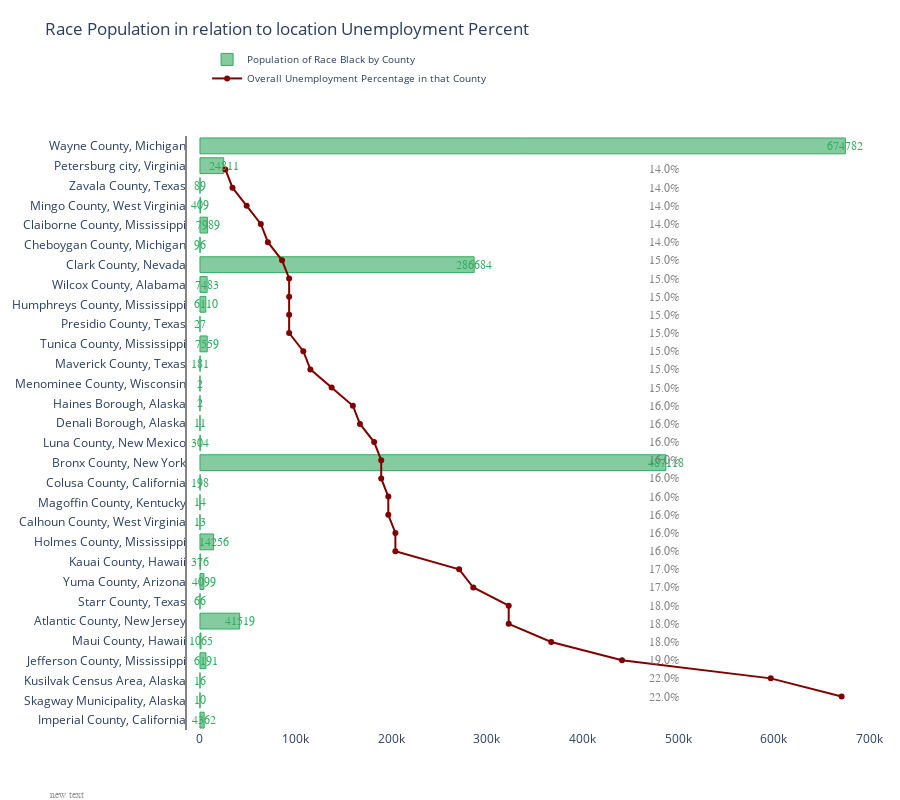

This figure's notebook cell:
### Code cell
# Creating two subplots
fig_black = make_subplots(rows=1, cols=2, specs=[[{}, {}]], shared_xaxes=True,
                    shared_yaxes=False, vertical_spacing=0.001)

fig_black.append_trace(go.Bar(
    x=y_data_black,
    y=x,
    marker=dict(
        color='rgba(50, 171, 96, 0.6)',
        line=dict(
            color='rgba(50, 171, 96, 1.0)',
            width=1),
    ),
    name='Population of Race Black by County',
    orientation='h',
), 1, 1)

fig_black.append_trace(go.Scatter(
    x=y_unemployed_pct, y=x,
    mode='lines+markers',
    line_color='rgb(128, 0, 0)',
    name='Overall Unemployment Percentage in that County',
), 1, 2)

fig_black.update_layout(
    title='Race Population in relation to location Unemployment Percent',
    yaxis=dict(
        showgrid=False,
        showline=False,
        showticklabels=True,
        domain=[0, .9],
    ),
    yaxis2=dict(
        showgrid=False,
        showline=True,
        showticklabels=False,
        linecolor='rgba(102, 102, 102, 0.8)',
        linewidth=2,
        domain=[0, .9],
    ),
    xaxis=dict(
        zeroline=False,
        showline=False,
        showticklabels=True,
        showgrid=True,
        domain=[0, 1],
    ),
    xaxis2=dict(
        zeroline=False,
        showline=False,
        showticklabels=True,
        showgrid=True,
        domain=[0, 1],
        side='top',
        dtick=10000,
    ),
    legend=dict(x=0.029, y=1.038, font_size=10),
    margin=dict(l=100, r=20, t=70, b=70),
    paper_bgcolor='rgba(255,255,255, 0)',
    plot_bgcolor='rgba(255,255,255, 0)',
    height=800
)

annotations = []

y_s = np.round(y_data_black, decimals=2)
y_nw = np.rint(y_unemployed_pct)

# Adding labels
for ydn, yd, xd in zip(y_nw, y_s, x):
    # labeling the scatter pct
    annotations.append(dict(xref='x2', yref='y2',
                            y=xd, x=20,
                            text='{:,}'.format(ydn) + '%',
                            font=dict(family='Arial', size=12,
                                      color='rgba(102, 102, 102, 0.8)'),
                            showarrow=False))
    # labeling the bar net worth
    annotations.append(dict(xref='x1', yref='y1',
                            y=xd, x=yd,
                            text=str(yd),
                            font=dict(family='Arial', size=12,
                                      color='rgb(50, 171, 96)'),
                            showarrow=False))
# Source
annotations.append(dict(xref='paper', yref='paper',
                        x=-0.2, y=-0.109,
                        font=dict(family='Arial', size=10, color='rgb(150,150,150)'),
                        showarrow=False))

fig_black.update_layout(annotations=annotations)

fig_black.show()

### Figure 1 — Plotly figure (JSON) as saved in the notebook; plotly's stock layout.template omitted (floating-point values rounded to 4 significant figures)
{"data": [{"marker": {"color": "rgba(50, 171, 96, 0.6)", "line": {"color": "rgba(50, 171, 96, 1.0)", "width": 1}}, "name": "Population of Race Black by County", "orientation": "h", "type": "bar", "x": [4362, 10, 16, 6191, 1065, 41519, 66, 4099, 376, 14256, 13, 14, 198, 487118, 304, 11, 2, 2, 181, 7559, 27, 6110, 7483, 286684, 96, 7989, 409, 89, 24811, 674782], "xaxis": "x", "y": ["Imperial County, California", "Skagway Municipality, Alaska", "Kusilvak Census Area, Alaska", "Jefferson County, Mississippi", "Maui County, Hawaii", "Atlantic County, New Jersey", "Starr County, Texas", "Yuma County, Arizona", "Kauai County, Hawaii", "Holmes County, Mississippi", "Calhoun County, West Virginia", "Magoffin County, Kentucky", "Colusa County, California", "Bronx County, New York", "Luna County, New Mexico", "Denali Borough, Alaska", "Haines Borough, Alaska", "Menominee County, Wisconsin", "Maverick County, Texas", "Tunica County, Mississippi", "Presidio County, Texas", "Humphreys County, Mississippi", "Wilcox County, Alabama", "Clark County, Nevada", "Cheboygan County, Michigan", "Claiborne County, Mississippi", "Mingo County, West Virginia", "Zavala County, Texas", "Petersburg city, Virginia", "Wayne County, Michigan"], "yaxis": "y"}, {"line": {"color": "rgb(128, 0, 0)"}, "mode": "lines+markers", "name": "Overall Unemployment Percentage in that County", "type": "scatter", "x": [22.5, 21.5, 19.4, 18.4, 17.8, 17.8, 17.3, 17.1, 16.2, 16.2, 16.1, 16.1, 16, 16, 15.9, 15.7, 15.6, 15.3, 15, 14.9, 14.7, 14.7, 14.7, 14.7, 14.6, 14.4, 14.3, 14.1, 13.9, 13.8], "xaxis": "x2", "y": ["Imperial County, California", "Skagway Municipality, Alaska", "Kusilvak Census Area, Alaska", "Jefferson County, Mississippi", "Maui County, Hawaii", "Atlantic County, New Jersey", "Starr County, Texas", "Yuma County, Arizona", "Kauai County, Hawaii", "Holmes County, Mississippi", "Calhoun County, West Virginia", "Magoffin County, Kentucky", "Colusa County, California", "Bronx County, New York", "Luna County, New Mexico", "Denali Borough, Alaska", "Haines Borough, Alaska", "Menominee County, Wisconsin", "Maverick County, Texas", "Tunica County, Mississippi", "Presidio County, Texas", "Humphreys County, Mississippi", "Wilcox County, Alabama", "Clark County, Nevada", "Cheboygan County, Michigan", "Claiborne County, Mississippi", "Mingo County, West Virginia", "Zavala County, Texas", "Petersburg city, Virginia", "Wayne County, Michigan"], "yaxis": "y2"}], "layout": {"annotations": [{"font": {"color": "rgba(102, 102, 102, 0.8)", "family": "Arial", "size": 12}, "showarrow": false, "text": "22.0%", "x": 20, "xref": "x2", "y": "Imperial County, California", "yref": "y2"}, {"font": {"color": "rgb(50, 171, 96)", "family": "Arial", "size": 12}, "showarrow": false, "text": "4362", "x": 4362, "xref": "x", "y": "Imperial County, California", "yref": "y"}, {"font": {"color": "rgba(102, 102, 102, 0.8)", "family": "Arial", "size": 12}, "showarrow": false, "text": "22.0%", "x": 20, "xref": "x2", "y": "Skagway Municipality, Alaska", "yref": "y2"}, {"font": {"color": "rgb(50, 171, 96)", "family": "Arial", "size": 12}, "showarrow": false, "text": "10", "x": 10, "xref": "x", "y": "Skagway Municipality, Alaska", "yref": "y"}, {"font": {"color": "rgba(102, 102, 102, 0.8)", "family": "Arial", "size": 12}, "showarrow": false, "text": "19.0%", "x": 20, "xref": "x2", "y": "Kusilvak Census Area, Alaska", "yref": "y2"}, {"font": {"color": "rgb(50, 171, 96)", "family": "Arial", "size": 12}, "showarrow": false, "text": "16", "x": 16, "xref": "x", "y": "Kusilvak Census Area, Alaska", "yref": "y"}, {"font": {"color": "rgba(102, 102, 102, 0.8)", "family": "Arial", "size": 12}, "showarrow": false, "text": "18.0%", "x": 20, "xref": "x2", "y": "Jefferson County, Mississippi", "yref": "y2"}, {"font": {"color": "rgb(50, 171, 96)", "family": "Arial", "size": 12}, "showarrow": false, "text": "6191", "x": 6191, "xref": "x", "y": "Jefferson County, Mississippi", "yref": "y"}, {"font": {"color": "rgba(102, 102, 102, 0.8)", "family": "Arial", "size": 12}, "showarrow": false, "text": "18.0%", "x": 20, "xref": "x2", "y": "Maui County, Hawaii", "yref": "y2"}, {"font": {"color": "rgb(50, 171, 96)", "family": "Arial", "size": 12}, "showarrow": false, "text": "1065", "x": 1065, "xref": "x", "y": "Maui County, Hawaii", "yref": "y"}, {"font": {"color": "rgba(102, 102, 102, 0.8)", "family": "Arial", "size": 12}, "showarrow": false, "text": "18.0%", "x": 20, "xref": "x2", "y": "Atlantic County, New Jersey", "yref": "y2"}, {"font": {"color": "rgb(50, 171, 96)", "family": "Arial", "size": 12}, "showarrow": false, "text": "41519", "x": 41519, "xref": "x", "y": "Atlantic County, New Jersey", "yref": "y"}, {"font": {"color": "rgba(102, 102, 102, 0.8)", "family": "Arial", "size": 12}, "showarrow": false, "text": "17.0%", "x": 20, "xref": "x2", "y": "Starr County, Texas", "yref": "y2"}, {"font": {"color": "rgb(50, 171, 96)", "family": "Arial", "size": 12}, "showarrow": false, "text": "66", "x": 66, "xref": "x", "y": "Starr County, Texas", "yref": "y"}, {"font": {"color": "rgba(102, 102, 102, 0.8)", "family": "Arial", "size": 12}, "showarrow": false, "text": "17.0%", "x": 20, "xref": "x2", "y": "Yuma County, Arizona", "yref": "y2"}, {"font": {"color": "rgb(50, 171, 96)", "family": "Arial", "size": 12}, "showarrow": false, "text": "4099", "x": 4099, "xref": "x", "y": "Yuma County, Arizona", "yref": "y"}, {"font": {"color": "rgba(102, 102, 102, 0.8)", "family": "Arial", "size": 12}, "showarrow": false, "text": "16.0%", "x": 20, "xref": "x2", "y": "Kauai County, Hawaii", "yref": "y2"}, {"font": {"color": "rgb(50, 171, 96)", "family": "Arial", "size": 12}, "showarrow": false, "text": "376", "x": 376, "xref": "x", "y": "Kauai County, Hawaii", "yref": "y"}, {"font": {"color": "rgba(102, 102, 102, 0.8)", "family": "Arial", "size": 12}, "showarrow": false, "text": "16.0%", "x": 20, "xref": "x2", "y": "Holmes County, Mississippi", "yref": "y2"}, {"font": {"color": "rgb(50, 171, 96)", "family": "Arial", "size": 12}, "showarrow": false, "text": "14256", "x": 14256, "xref": "x", "y": "Holmes County, Mississippi", "yref": "y"}, {"font": {"color": "rgba(102, 102, 102, 0.8)", "family": "Arial", "size": 12}, "showarrow": false, "text": "16.0%", "x": 20, "xref": "x2", "y": "Calhoun County, West Virginia", "yref": "y2"}, {"font": {"color": "rgb(50, 171, 96)", "family": "Arial", "size": 12}, "showarrow": false, "text": "13", "x": 13, "xref": "x", "y": "Calhoun County, West Virginia", "yref": "y"}, {"font": {"color": "rgba(102, 102, 102, 0.8)", "family": "Arial", "size": 12}, "showarrow": false, "text": "16.0%", "x": 20, "xref": "x2", "y": "Magoffin County, Kentucky", "yref": "y2"}, {"font": {"color": "rgb(50, 171, 96)", "family": "Arial", "size": 12}, "showarrow": false, "text": "14", "x": 14, "xref": "x", "y": "Magoffin County, Kentucky", "yref": "y"}, {"font": {"color": "rgba(102, 102, 102, 0.8)", "family": "Arial", "size": 12}, "showarrow": false, "text": "16.0%", "x": 20, "xref": "x2", "y": "Colusa County, California", "yref": "y2"}, {"font": {"color": "rgb(50, 171, 96)", "family": "Arial", "size": 12}, "showarrow": false, "text": "198", "x": 198, "xref": "x", "y": "Colusa County, California", "yref": "y"}, {"font": {"color": "rgba(102, 102, 102, 0.8)", "family": "Arial", "size": 12}, "showarrow": false, "text": "16.0%", "x": 20, "xref": "x2", "y": "Bronx County, New York", "yref": "y2"}, {"font": {"color": "rgb(50, 171, 96)", "family": "Arial", "size": 12}, "showarrow": false, "text": "487118", "x": 487118, "xref": "x", "y": "Bronx County, New York", "yref": "y"}, {"font": {"color": "rgba(102, 102, 102, 0.8)", "family": "Arial", "size": 12}, "showarrow": false, "text": "16.0%", "x": 20, "xref": "x2", "y": "Luna County, New Mexico", "yref": "y2"}, {"font": {"color": "rgb(50, 171, 96)", "family": "Arial", "size": 12}, "showarrow": false, "text": "304", "x": 304, "xref": "x", "y": "Luna County, New Mexico", "yref": "y"}, {"font": {"color": "rgba(102, 102, 102, 0.8)", "family": "Arial", "size": 12}, "showarrow": false, "text": "16.0%", "x": 20, "xref": "x2", "y": "Denali Borough, Alaska", "yref": "y2"}, {"font": {"color": "rgb(50, 171, 96)", "family": "Arial", "size": 12}, "showarrow": false, "text": "11", "x": 11, "xref": "x", "y": "Denali Borough, Alaska", "yref": "y"}, {"font": {"color": "rgba(102, 102, 102, 0.8)", "family": "Arial", "size": 12}, "showarrow": false, "text": "16.0%", "x": 20, "xref": "x2", "y": "Haines Borough, Alaska", "yref": "y2"}, {"font": {"color": "rgb(50, 171, 96)", "family": "Arial", "size": 12}, "showarrow": false, "text": "2", "x": 2, "xref": "x", "y": "Haines Borough, Alaska", "yref": "y"}, {"font": {"color": "rgba(102, 102, 102, 0.8)", "family": "Arial", "size": 12}, "showarrow": false, "text": "15.0%", "x": 20, "xref": "x2", "y": "Menominee County, Wisconsin", "yref": "y2"}, {"font": {"color": "rgb(50, 171, 96)", "family": "Arial", "size": 12}, "showarrow": false, "text": "2", "x": 2, "xref": "x", "y": "Menominee County, Wisconsin", "yref": "y"}, {"font": {"color": "rgba(102, 102, 102, 0.8)", "family": "Arial", "size": 12}, "showarrow": false, "text": "15.0%", "x": 20, "xref": "x2", "y": "Maverick County, Texas", "yref": "y2"}, {"font": {"color": "rgb(50, 171, 96)", "family": "Arial", "size": 12}, "showarrow": false, "text": "181", "x": 181, "xref": "x", "y": "Maverick County, Texas", "yref": "y"}, {"font": {"color": "rgba(102, 102, 102, 0.8)", "family": "Arial", "size": 12}, "showarrow": false, "text": "15.0%", "x": 20, "xref": "x2", "y": "Tunica County, Mississippi", "yref": "y2"}, {"font": {"color": "rgb(50, 171, 96)", "family": "Arial", "size": 12}, "showarrow": false, "text": "7559", "x": 7559, "xref": "x", "y": "Tunica County, Mississippi", "yref": "y"}, {"font": {"color": "rgba(102, 102, 102, 0.8)", "family": "Arial", "size": 12}, "showarrow": false, "text": "15.0%", "x": 20, "xref": "x2", "y": "Presidio County, Texas", "yref": "y2"}, {"font": {"color": "rgb(50, 171, 96)", "family": "Arial", "size": 12}, "showarrow": false, "text": "27", "x": 27, "xref": "x", "y": "Presidio County, Texas", "yref": "y"}, {"font": {"color": "rgba(102, 102, 102, 0.8)", "family": "Arial", "size": 12}, "showarrow": false, "text": "15.0%", "x": 20, "xref": "x2", "y": "Humphreys County, Mississippi", "yref": "y2"}, {"font": {"color": "rgb(50, 171, 96)", "family": "Arial", "size": 12}, "showarrow": false, "text": "6110", "x": 6110, "xref": "x", "y": "Humphreys County, Mississippi", "yref": "y"}, {"font": {"color": "rgba(102, 102, 102, 0.8)", "family": "Arial", "size": 12}, "showarrow": false, "text": "15.0%", "x": 20, "xref": "x2", "y": "Wilcox County, Alabama", "yref": "y2"}, {"font": {"color": "rgb(50, 171, 96)", "family": "Arial", "size": 12}, "showarrow": false, "text": "7483", "x": 7483, "xref": "x", "y": "Wilcox County, Alabama", "yref": "y"}, {"font": {"color": "rgba(102, 102, 102, 0.8)", "family": "Arial", "size": 12}, "showarrow": false, "text": "15.0%", "x": 20, "xref": "x2", "y": "Clark County, Nevada", "yref": "y2"}, {"font": {"color": "rgb(50, 171, 96)", "family": "Arial", "size": 12}, "showarrow": false, "text": "286684", "x": 286684, "xref": "x", "y": "Clark County, Nevada", "yref": "y"}, {"font": {"color": "rgba(102, 102, 102, 0.8)", "family": "Arial", "size": 12}, "showarrow": false, "text": "15.0%", "x": 20, "xref": "x2", "y": "Cheboygan County, Michigan", "yref": "y2"}, {"font": {"color": "rgb(50, 171, 96)", "family": "Arial", "size": 12}, "showarrow": false, "text": "96", "x": 96, "xref": "x", "y": "Cheboygan County, Michigan", "yref": "y"}, {"font": {"color": "rgba(102, 102, 102, 0.8)", "family": "Arial", "size": 12}, "showarrow": false, "text": "14.0%", "x": 20, "xref": "x2", "y": "Claiborne County, Mississippi", "yref": "y2"}, {"font": {"color": "rgb(50, 171, 96)", "family": "Arial", "size": 12}, "showarrow": false, "text": "7989", "x": 7989, "xref": "x", "y": "Claiborne County, Mississippi", "yref": "y"}, {"font": {"color": "rgba(102, 102, 102, 0.8)", "family": "Arial", "size": 12}, "showarrow": false, "text": "14.0%", "x": 20, "xref": "x2", "y": "Mingo County, West Virginia", "yref": "y2"}, {"font": {"color": "rgb(50, 171, 96)", "family": "Arial", "size": 12}, "showarrow": false, "text": "409", "x": 409, "xref": "x", "y": "Mingo County, West Virginia", "yref": "y"}, {"font": {"color": "rgba(102, 102, 102, 0.8)", "family": "Arial", "size": 12}, "showarrow": false, "text": "14.0%", "x": 20, "xref": "x2", "y": "Zavala County, Texas", "yref": "y2"}, {"font": {"color": "rgb(50, 171, 96)", "family": "Arial", "size": 12}, "showarrow": false, "text": "89", "x": 89, "xref": "x", "y": "Zavala County, Texas", "yref": "y"}, {"font": {"color": "rgba(102, 102, 102, 0.8)", "family": "Arial", "size": 12}, "showarrow": false, "text": "14.0%", "x": 20, "xref": "x2", "y": "Petersburg city, Virginia", "yref": "y2"}, {"font": {"color": "rgb(50, 171, 96)", "family": "Arial", "size": 12}, "showarrow": false, "text": "24811", "x": 24811, "xref": "x", "y": "Petersburg city, Virginia", "yref": "y"}, {"font": {"color": "rgba(102, 102, 102, 0.8)", "family": "Arial", "size": 12}, "showarrow": false, "text": "14.0%", "x": 20, "xref": "x2", "y": "Wayne County, Michigan", "yref": "y2"}, {"font": {"color": "rgb(50, 171, 96)", "family": "Arial", "size": 12}, "showarrow": false, "text": "674782", "x": 674782, "xref": "x", "y": "Wayne County, Michigan", "yref": "y"}, {"font": {"color": "rgb(150,150,150)", "family": "Arial", "size": 10}, "showarrow": false, "x": -0.2, "xref": "paper", "y": -0.109, "yref": "paper"}], "height": 800, "legend": {"font": {"size": 10}, "x": 0.029, "y": 1.038}, "margin": {"b": 70, "l": 100, "r": 20, "t": 70}, "paper_bgcolor": "rgba(255,255,255, 0)", "plot_bgcolor": "rgba(255,255,255, 0)", "title": {"text": "Race Population in relation to location Unemployment Percent"}, "xaxis": {"anchor": "y", "domain": [0, 1], "showgrid": true, "showline": false, "showticklabels": true, "zeroline": false}, "xaxis2": {"anchor": "y2", "domain": [0, 1], "dtick": 10000, "showgrid": true, "showline": false, "showticklabels": true, "side": "top", "zeroline": false}, "yaxis": {"anchor": "x", "domain": [0, 0.9], "showgrid": false, "showline": false, "showticklabels": true}, "yaxis2": {"anchor": "x2", "domain": [0, 0.9], "linecolor": "rgba(102, 102, 102, 0.8)", "linewidth": 2, "showgrid": false, "showline": true, "showticklabels": false}}}
